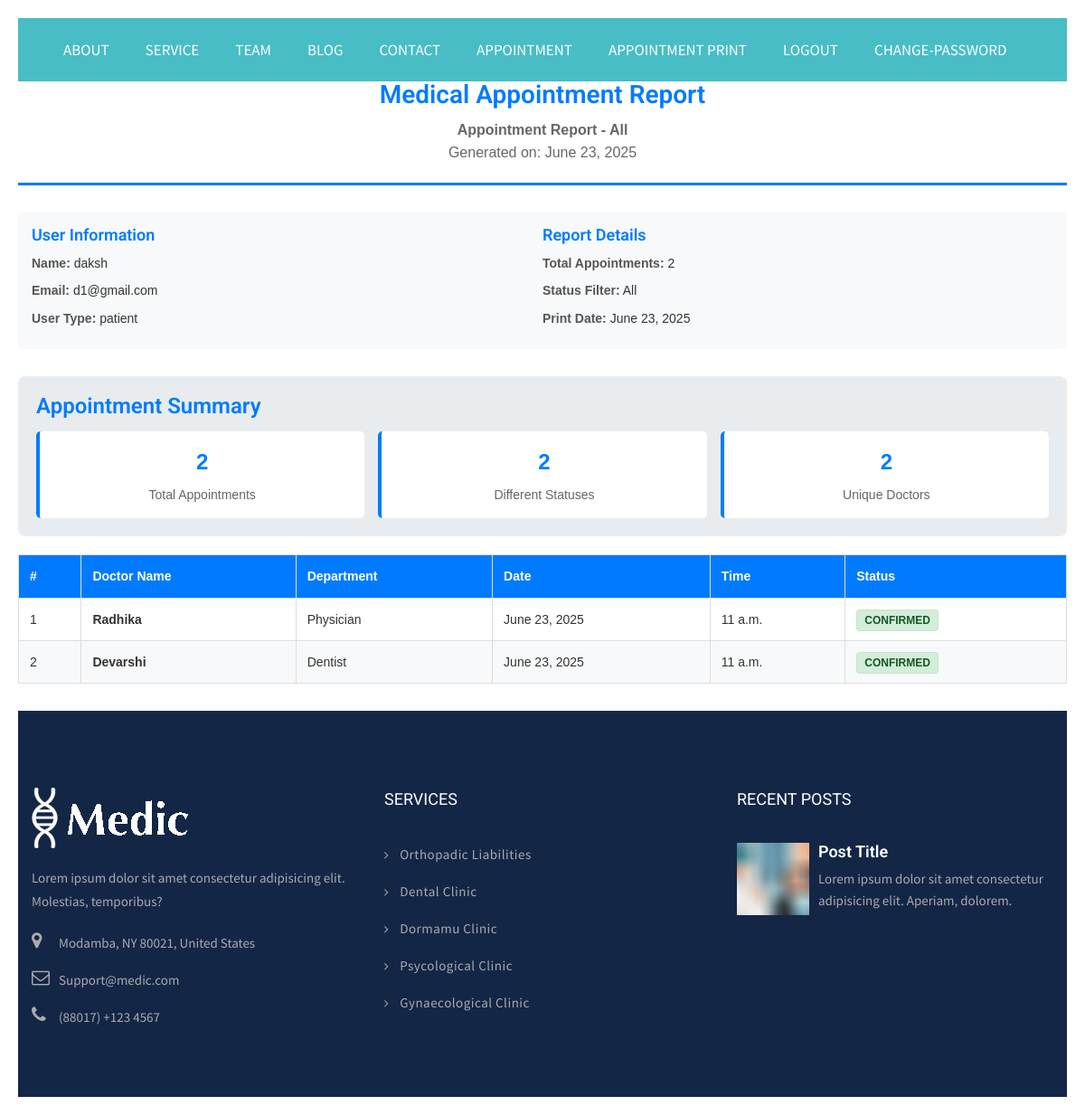
Page /print-appointments/ (signed in) on the committed database.
### myapp/models.py (models this page shows, shortened)
class User(models.Model):
    USER_TYPE_CHOICES = [
        ('Patient', 'Patient'),
        ('Doctor', 'Doctor'),
    ]
    name = models.CharField(max_length=30)
    email = models.EmailField(unique=True)
    mobile = models.BigIntegerField()
    password = models.CharField(max_length=128)  # Increased length for hashed password
    usertype = models.CharField(max_length=20, choices=USER_TYPE_CHOICES, default="Patient")
    profile = models.ImageField(upload_to='profiles/', null=True, blank=True)

class Appointment(models.Model):
    user = models.ForeignKey(User, on_delete=models.CASCADE, null=True, blank=True)
    doctor = models.ForeignKey(Add,on_delete=models.CASCADE)
    name = models.CharField(max_length=100)
    email = models.EmailField()
    phone = models.CharField(max_length=15)
    age = models.IntegerField()
    date_of_birth = models.DateField()
    address = models.TextField()
    date = models.DateField()
    time = models.TimeField()
    status = models.CharField(max_length=20, default='Pending')

class Add(models.Model):
    user = models.ForeignKey(User, on_delete=models.CASCADE, related_name='doctor_profiles')
    dname = models.CharField(max_length=30)
    dmobile = models.BigIntegerField()
    dexperience = models.IntegerField()
    department = models.CharField(max_length=50, default='')
    consultation_fee = models.DecimalField(max_digits=10, decimal_places=2, default=0)
    follow_up_fee = models.DecimalField(max_digits=10, decimal_places=2, default=0)
    emergency_fee = models.DecimalField(max_digits=10, decimal_places=2, default=0)
    description = models.TextField(blank=True, null=True)
    dprofile = models.ImageField(upload_to='doctor_profiles/', null=True, blank=True)

### myapp/views.py (the view, shortened to what this page needs)
# urls.py: path('print-appointments/', views.print_appointments, name='print_appointments'),
def print_appointments(request):
    try:
        if 'email' not in request.session:
            messages.error(request, "Please login first!")
            return redirect('login')
        user = User.objects.get(email=request.session.get('email'))
        status_filter = request.GET.get('status', '')
        appointment_id = request.GET.get('appointment_id', '')
        print_type = request.GET.get('type', 'all')  # all, upcoming, single
        if user.usertype == "Doctor":
            try:
                doctor_profiles = Add.objects.filter(user=user)
                if doctor_profiles.exists():
                    appointments = Appointment.objects.filter(doctor__in=doctor_profiles).select_related('doctor')
                else:
                    messages.error(request, "Doctor profile not found!")
                    return redirect('view')
            except Exception as e:
                messages.error(request, f"Error loading doctor profiles: {str(e)}")
                return redirect('view')
        else:
            appointments = Appointment.objects.filter(email=user.email).select_related('doctor')
        if print_type == 'upcoming':
            appointments = appointments.filter(status='Confirmed')
        elif print_type == 'single' and appointment_id:
            appointments = appointments.filter(id=appointment_id)
        elif status_filter:
            appointments = appointments.filter(status=status_filter)
        current_date = datetime.now().strftime('%B %d, %Y')
        context = {
            'user': user,
            'appointments': appointments,
            'current_date': current_date,
            'status_filter': status_filter,
            'print_type': print_type,
            'title': f'Appointment Report - {print_type.title()}'
        }
        return render(request, 'print.html', context)
    except User.DoesNotExist:
        messages.error(request, "User not found!")
        return redirect('login')
    except Exception as e:
        messages.error(request, f"Error generating print report: {str(e)}")
        return redirect('patient_details')

### myapp/templates/print.html (shortened to what this page needs)
{% extends 'header.html' %}
{% load static %}
{% block content %}
<!DOCTYPE html>
<html lang="en">
<head>
</head>
<body>
    <div class="print-content-wrapper">
        <div class="print-header">
            <h1>Medical Appointment Report</h1>
            <div class="subtitle">
                <strong>{{ title|default:"Appointment Details" }}</strong><br>
                Generated on: {{ current_date|default:"Today" }}
            </div>
        </div>
        <div class="print-info">
            <div class="info-section">
                <h3>User Information</h3>
                <div class="info-item">
                    <span class="info-label">Name:</span> {{ user.name|default:"N/A" }}
                </div>
                <div class="info-item">
                    <span class="info-label">Email:</span> {{ user.email|default:"N/A" }}
                </div>
                <div class="info-item">
                    <span class="info-label">User Type:</span> {{ user.usertype|default:"N/A" }}
                </div>
            </div>
            <div class="info-section">
                <h3>Report Details</h3>
                <div class="info-item">
                    <span class="info-label">Total Appointments:</span> {{ appointments|length }}
                </div>
                <div class="info-item">
                    <span class="info-label">Status Filter:</span> {{ status_filter|default:"All" }}
                </div>
                <div class="info-item">
                    <span class="info-label">Print Date:</span> {{ current_date|default:"Today" }}
                </div>
            </div>
        </div>
        {% if appointments %}
        <div class="summary-section">
            <h3 style="margin-bottom: 15px; color: #007bff;">Appointment Summary</h3>
            <div class="summary-grid">
                <div class="summary-item">
                    <div class="summary-number">{{ appointments|length }}</div>
                    <div class="summary-label">Total Appointments</div>
                </div>
                <div class="summary-item">
                    <div class="summary-number">{{ appointments|dictsort:"status"|length }}</div>
                    <div class="summary-label">Different Statuses</div>
                </div>
                {% if user.usertype == "Doctor" %}
                <div class="summary-item">
                    <div class="summary-number">{{ appointments|dictsort:"name"|length }}</div>
                    <div class="summary-label">Unique Patients</div>
                </div>
                {% else %}
                <div class="summary-item">
                    <div class="summary-number">{{ appointments|dictsort:"doctor.dname"|length }}</div>
                    <div class="summary-label">Unique Doctors</div>
                </div>
                {% endif %}
            </div>
        </div>
        {% endif %}
        {% if appointments %}
            <table class="appointments-table">
                <thead>
                    <tr>
                        <th>#</th>
                        {% if user.usertype == "Doctor" %}
                            <th>Patient Name</th>
                            <th>Patient Email</th>
                            <th>Patient Phone</th>
                        {% else %}
                            <th>Doctor Name</th>
                            <th>Department</th>
                        {% endif %}
                        <th>Date</th>
                        <th>Time</th>
                        <th>Status</th>
                    </tr>
                </thead>
                <tbody>
                    {% for appointment in appointments %}
                    <tr>
                        <td>{{ forloop.counter }}</td>
                        {% if user.usertype == "Doctor" %}
                            <td><strong>{{ appointment.name }}</strong></td>
                            <td>{{ appointment.email }}</td>
                            <td>{{ appointment.phone }}</td>
                        {% else %}
                            <td><strong>{{ appointment.doctor.dname|default:"Not assigned" }}</strong></td>
                            <td>{{ appointment.doctor.department|default:"Not specified" }}</td>
                        {% endif %}
                        <td>{{ appointment.date }}</td>
                        <td>{{ appointment.time }}</td>
                        <td>
                            <span class="status-badge status-{{ appointment.status|lower }}">
                                {{ appointment.status }}
                            </span>
                        </td>
                    </tr>
                    {% endfor %}
                </tbody>
            </table>
        {% else %}
            <div class="appointment-details">
                <h3>No Appointments Found</h3>
                <p>There are no appointments to display for the current filter criteria.</p>
            </div>
        {% endif %}
    </div>
</body>
</html>
{% endblock %}

### myapp/static/css/style.css (style rules this page uses)
body { line-height: 1.4; font-family: "Source Sans Pro", sans-serif; -webkit-font-smoothing: antialiased; }
h1, h2, h3, h4, h5, h6 { font-family: "Roboto", sans-serif; font-weight: 600; }
body { font-size: 15px; color: #777777; line-height: 1.8em; font-weight: 400; background: #ffffff; background-size: cover; background-repeat: no-repeat; background-position: center top; -webkit-font-smoothing: antialiased; font-family: "Roboto", sans-serif; }
h1, h2, h3, h4, h5, h6 { margin: 0px; }

### myapp/templates/print.html (style rules this page uses)
* { margin: 0; padding: 0; box-sizing: border-box; }
body { font-family: 'Arial', sans-serif; line-height: 1.6; color: #333; background: white; margin: 20px; }
.print-header { text-align: center; border-bottom: 3px solid #007bff; padding-bottom: 20px; margin-bottom: 30px; }
.print-header h1 { color: #007bff; font-size: 28px; margin-bottom: 10px; }
.print-header .subtitle { color: #666; font-size: 16px; }
.print-info { display: flex; justify-content: space-between; margin-bottom: 30px; padding: 15px; background: #f8f9fa; border-radius: 5px; }
.info-section { flex: 1; }
.info-section h3 { color: #007bff; margin-bottom: 10px; font-size: 18px; }
.info-item { margin-bottom: 8px; font-size: 14px; }
.info-label { font-weight: bold; color: #555; }
.appointments-table { width: 100%; border-collapse: collapse; margin-top: 20px; margin-bottom: 30px; }
.appointments-table th, .appointments-table td { border: 1px solid #ddd; padding: 12px; text-align: left; font-size: 14px; }
.appointments-table th { background-color: #007bff; color: white; font-weight: bold; }
.appointments-table tr:nth-child(even) { background-color: #f8f9fa; }
.status-badge { padding: 4px 8px; border-radius: 4px; font-size: 12px; font-weight: bold; text-transform: uppercase; }
.status-confirmed { background-color: #d4edda; color: #155724; border: 1px solid #c3e6cb; }
.summary-section { background: #e9ecef; padding: 20px; border-radius: 8px; margin: 20px 0; }
.summary-grid { display: grid; grid-template-columns: repeat(auto-fit, minmax(200px, 1fr)); gap: 15px; }
.summary-item { text-align: center; padding: 15px; background: white; border-radius: 5px; border-left: 4px solid #007bff; }
.summary-number { font-size: 24px; font-weight: bold; color: #007bff; }
.summary-label { color: #666; font-size: 14px; margin-top: 5px; }

### rows in the picture
User: name "daksh", email "d1@gmail.com", usertype "patient"
Appointment: doctor.dname "Radhika", doctor.department "Physician", date "June 23, 2025", time "11 a.m.", status "CONFIRMED"
Appointment: doctor.dname "Devarshi", doctor.department "Dentist", date "June 23, 2025", time "11 a.m.", status "CONFIRMED"

### other values in the picture
{{ title|default:"Appointment Details" }} "Appointment Report - All"
{{ appointments|length }} "2"
{{ status_filter|default:"All" }} "All"
{{ appointments|dictsort:"status"|length }} "2"
{{ appointments|dictsort:"doctor.dname"|length }} "2"
